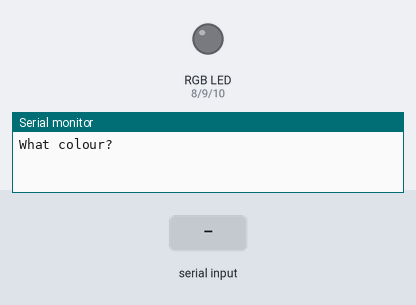
Recording of a sketch running on a simulated Arduino Uno, built with avr-gcc and run on an emulated ATmega328P. On the bench: an RGB LED mixed from three pins (HIGH = lit), the last lines printed to the serial monitor. The inputs (shaded band) are chosen by the test bench.

Above: at 1.2 s.
1.3 s: "1\n" received over Serial
At 2.5 s:
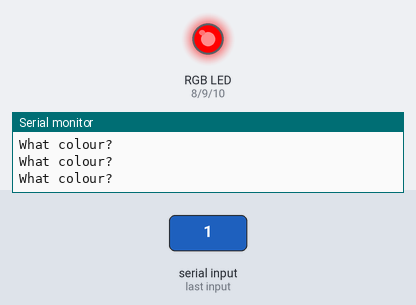
2.8 s: "2\n" received over Serial
At 3.9 s:
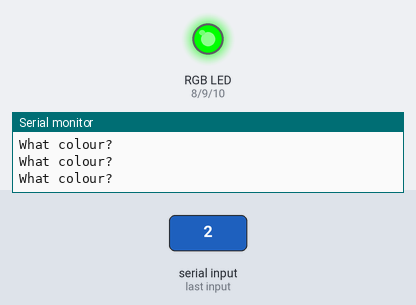
4.3 s: "3\n" received over Serial
At 5.0 s:
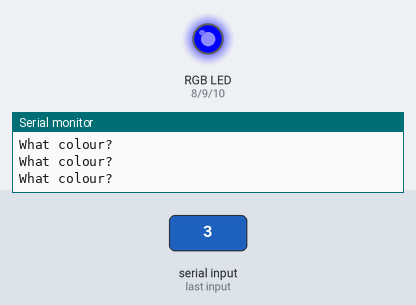
5.8 s: "4\n" received over Serial
At 6.1 s:
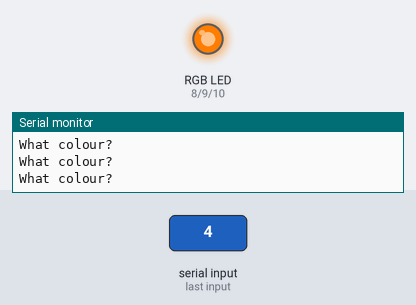
7.3 s: "5\n" received over Serial
At 8.5 s:
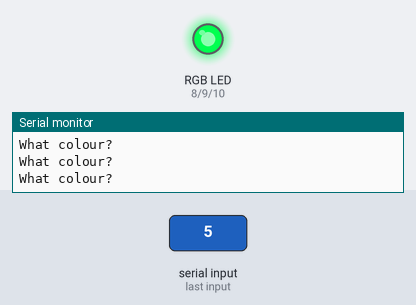
8.8 s: "2\n" received over Serial
At 9.6 s:
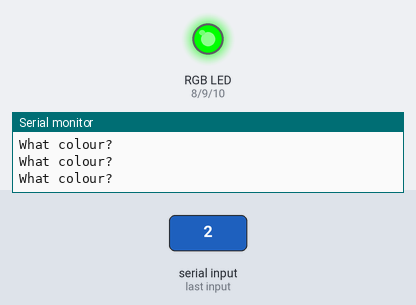
Timing chart, 0 to 11.3 s (numbered marks = the images above; inputs shaded):
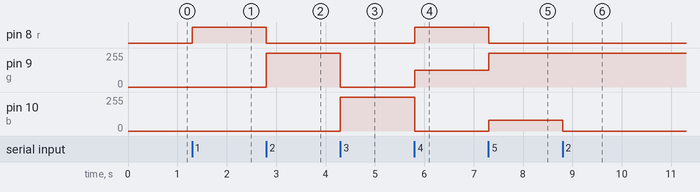

The sketch:

fuckRGB.ino
```cpp
int r=8;
int g=9;
int b=10;
int mycol;
String msg="What colour? ";
void setup() {

Serial.begin(9600);
pinMode(r,OUTPUT);
pinMode(g,OUTPUT);
pinMode(b,OUTPUT);
}

void loop() {
Serial.println(msg);
while (Serial.available()==0){

}

mycol=Serial.parseInt();
if (mycol==1){
  digitalWrite(r,HIGH);
  digitalWrite(g,LOW);
  digitalWrite(b,LOW);
}
//red
if (mycol==2){
  digitalWrite(r,LOW);
  digitalWrite(g,HIGH);
  digitalWrite(b,LOW);
}
//green
if (mycol==3){
  digitalWrite(r,LOW);
  digitalWrite(g,LOW);
  digitalWrite(b,HIGH);
}
//blue
if (mycol==4){
  analogWrite(r,255);
  analogWrite(g,125);
  analogWrite(b,0);
}
//yellow
if (mycol==5){
  analogWrite(r,0);
  analogWrite(g,255);
  analogWrite(b,80);
}
//aqua
if (mycol==6){
  analogWrite(r,255);
  analogWrite(g,0);
  analogWrite(b,100);
}
//magenta
if (mycol==7){
  analogWrite(r,255);
  analogWrite(g,50);
  analogWrite(b,0);
}
//orange
if (mycol==8){
  analogWrite(r,0);
  analogWrite(g,255);
  analogWrite(b,255);
}
//cyan
if (mycol==9){
  analogWrite(r,255);
  analogWrite(g,0);
  analogWrite(b,150);
}
//purple
if (mycol==10){
  analogWrite(r,255);
  analogWrite(g,255);
  analogWrite(b,255);
}
//white
if (mycol==11){
  analogWrite(r,225);
  analogWrite(g,0);
  analogWrite(b,200);
}
//voilet
if (mycol==12){
  analogWrite(r,0);
  analogWrite(g,0);
  analogWrite(b,0);
}
//off
}
```

Measured:
- after the input at 1.3 s, pin 8 (r): LOW → HIGH at once
- after the input at 2.8 s, pin 8 (r): HIGH → LOW at once; pin 9 (g): 0/255 → 255/255 at once
- after the input at 4.3 s, pin 9 (g): 255/255 → 0/255 at once; pin 10 (b): 0/255 → 255/255 at once
- after the input at 5.8 s, pin 8 (r): LOW → HIGH at once; pin 9 (g): 0/255 → 125/255 at once; pin 10 (b): 255/255 → 0/255 at once
- after the input at 7.3 s, pin 8 (r): HIGH → LOW at once; pin 9 (g): 125/255 → 255/255 at once; pin 10 (b): 0/255 → 80/255 at once
- after the input at 8.8 s, pin 10 (b): 80/255 → 0/255 at once
